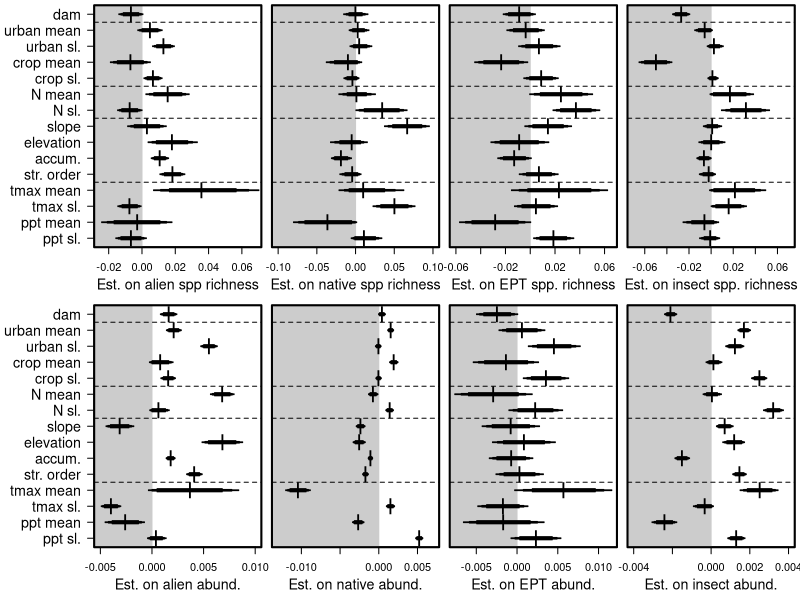

Write R code to recreate this figure.
##Set working directory
setwd("C:/Users/ewelti/Desktop/git/EuroAquaticMacroInverts/")

# attach data
#drivEst <- read.csv("outputs/Driver_metaanaly_Ests.csv")
drivEst <- read.csv("outputs/Driver_horseshoe_metaanaly_Ests.csv")
head(drivEst)
unique(drivEst$Response)

options(scipen=999)

##save plot
#tiff(filename = "plots/drivers/Drivers_subs.tiff", width = 14, height = 9, units = 'in', res = 600, compression = 'lzw')
tiff(filename = "plots/drivers/Drivers_horseshoe_subs.tiff", width = 12, height = 9, units = 'in', res = 600, compression = 'lzw')

##layout
layout(mat = matrix(c(1:10), 
                        nrow = 2, 
                        ncol = 5),
       heights = c(2,2,2,2,2,2,2,2,2,2),
       widths = c(1,2,2,2,2,1,2,2,2,2))
#layout.show(10)

par(mar=c(4,0.4,0.4,0.4))
#empty plot for where the labels will go
plot(0, xaxt = 'n', yaxt = 'n', bty = 'n', pch = '', ylab = '', xlab = '')
plot(0, xaxt = 'n', yaxt = 'n', bty = 'n', pch = '', ylab = '', xlab = '')
#####################Sub metrics ##############################
#### alien_SppRich #####
sub <- subset(drivEst, Response == "alien_SppRich")
est <- sub$Estimate[2:16]
yy <- c(1,3,2,4,5,6,7,8,9,10,14,12,11,13,15)
plot(yy ~ est, ylab="",xlab="", yaxt="n", las=1, type="n",xlim=c(-0.025,0.068), cex=2)
axis(2, at=yy, labels=c("ppt sl.", "tmax sl.", "ppt mean", "tmax mean", "str. order",
    "accum.", "elevation", "slope", "N sl.", "N mean", "urban mean", "crop mean", "crop sl.",
    "urban sl.", "dam"), las=1,cex.axis=1.3)
title(xlab="Est. on alien spp richness", line=2.4,cex.lab=1.3)
polygon(x=c(-100,-100,0,0),
        y=c(-4,22,22,-4), col = "grey80", border = "grey80")
box(lwd=2)
points(yy ~ est, pch="l",cex=2)
yyy1=c(0.975,1.025,1.025,0.975)
yyy2=c(0.95,1.05,1.05,0.95)
yyy3=c(0.9,1.1,1.1,0.9)
polygon(x=c(sub$Q2.5[2], sub$Q2.5[2], sub$Q97.5[2], sub$Q97.5[2]),y=yyy1, col = 1, border = 1,lwd = 1)
polygon(x=c(sub$Q5[2], sub$Q5[2], sub$Q95[2], sub$Q95[2]),y=yyy2, col = 1, border = 1,lwd = 1)
polygon(x=c(sub$Q10[2], sub$Q10[2], sub$Q90[2], sub$Q90[2]),y=yyy3, col = 1, border = 1,lwd = 1)
polygon(x=c(sub$Q2.5[4], sub$Q2.5[4], sub$Q97.5[4], sub$Q97.5[4]),y=(yyy1+1), col = 1, border = 1,lwd = 1)
polygon(x=c(sub$Q5[4], sub$Q5[4], sub$Q95[4], sub$Q95[4]),y=(yyy2+1), col = 1, border = 1,lwd = 1)
polygon(x=c(sub$Q10[4], sub$Q10[4], sub$Q90[4], sub$Q90[4]),y=(yyy3+1), col = 1, border = 1,lwd = 1)
polygon(x=c(sub$Q2.5[3], sub$Q2.5[3], sub$Q97.5[3], sub$Q97.5[3]),y=(yyy1+2), col = 1, border = 1,lwd = 1)
polygon(x=c(sub$Q5[3], sub$Q5[3], sub$Q95[3], sub$Q95[3]),y=(yyy2+2), col = 1, border = 1,lwd = 1)
polygon(x=c(sub$Q10[3], sub$Q10[3], sub$Q90[3], sub$Q90[3]),y=(yyy3+2), col = 1, border = 1,lwd = 1)
polygon(x=c(sub$Q2.5[5], sub$Q2.5[5], sub$Q97.5[5], sub$Q97.5[5]),y=(yyy1+3), col = 1, border = 1,lwd = 1)
polygon(x=c(sub$Q5[5], sub$Q5[5], sub$Q95[5], sub$Q95[5]),y=(yyy2+3), col = 1, border = 1,lwd = 1)
polygon(x=c(sub$Q10[5], sub$Q10[5], sub$Q90[5], sub$Q90[5]),y=(yyy3+3), col = 1, border = 1,lwd = 1)
polygon(x=c(sub$Q2.5[6], sub$Q2.5[6], sub$Q97.5[6], sub$Q97.5[6]),y=(yyy1+4), col = 1, border = 1,lwd = 1)
polygon(x=c(sub$Q5[6], sub$Q5[6], sub$Q95[6], sub$Q95[6]),y=(yyy2+4), col = 1, border = 1,lwd = 1)
polygon(x=c(sub$Q10[6], sub$Q10[6], sub$Q90[6], sub$Q90[6]),y=(yyy3+4), col = 1, border = 1,lwd = 1)
polygon(x=c(sub$Q2.5[7], sub$Q2.5[7], sub$Q97.5[7], sub$Q97.5[7]),y=(yyy1+5), col = 1, border = 1,lwd = 1)
polygon(x=c(sub$Q5[7], sub$Q5[7], sub$Q95[7], sub$Q95[7]),y=(yyy2+5), col = 1, border = 1,lwd = 1)
polygon(x=c(sub$Q10[7], sub$Q10[7], sub$Q90[7], sub$Q90[7]),y=(yyy3+5), col = 1, border = 1,lwd = 1)
polygon(x=c(sub$Q2.5[8], sub$Q2.5[8], sub$Q97.5[8], sub$Q97.5[8]),y=(yyy1+6), col = 1, border = 1,lwd = 1)
polygon(x=c(sub$Q5[8], sub$Q5[8], sub$Q95[8], sub$Q95[8]),y=(yyy2+6), col = 1, border = 1,lwd = 1)
polygon(x=c(sub$Q10[8], sub$Q10[8], sub$Q90[8], sub$Q90[8]),y=(yyy3+6), col = 1, border = 1,lwd = 1)
polygon(x=c(sub$Q2.5[9], sub$Q2.5[9], sub$Q97.5[9], sub$Q97.5[9]),y=(yyy1+7), col = 1, border = 1,lwd = 1)
polygon(x=c(sub$Q5[9], sub$Q5[9], sub$Q95[9], sub$Q95[9]),y=(yyy2+7), col = 1, border = 1,lwd = 1)
polygon(x=c(sub$Q10[9], sub$Q10[9], sub$Q90[9], sub$Q90[9]),y=(yyy3+7), col = 1, border = 1,lwd = 1)
polygon(x=c(sub$Q2.5[10], sub$Q2.5[10], sub$Q97.5[10], sub$Q97.5[10]),y=(yyy1+8), col = 1, border = 1,lwd = 1)
polygon(x=c(sub$Q5[10], sub$Q5[10], sub$Q95[10], sub$Q95[10]),y=(yyy2+8), col = 1, border = 1,lwd = 1)
polygon(x=c(sub$Q10[10], sub$Q10[10], sub$Q90[10], sub$Q90[10]),y=(yyy3+8), col = 1, border = 1,lwd = 1)
polygon(x=c(sub$Q2.5[11], sub$Q2.5[11], sub$Q97.5[11], sub$Q97.5[11]),y=(yyy1+9), col = 1, border = 1,lwd = 1)
polygon(x=c(sub$Q5[11], sub$Q5[11], sub$Q95[11], sub$Q95[11]),y=(yyy2+9), col = 1, border = 1,lwd = 1)
polygon(x=c(sub$Q10[11], sub$Q10[11], sub$Q90[11], sub$Q90[11]),y=(yyy3+9), col = 1, border = 1,lwd = 1)
polygon(x=c(sub$Q2.5[14], sub$Q2.5[14], sub$Q97.5[14], sub$Q97.5[14]),y=(yyy1+10), col = 1, border = 1,lwd = 1)
polygon(x=c(sub$Q5[14], sub$Q5[14], sub$Q95[14], sub$Q95[14]),y=(yyy2+10), col = 1, border = 1,lwd = 1)
polygon(x=c(sub$Q10[14], sub$Q10[14], sub$Q90[14], sub$Q90[14]),y=(yyy3+10), col = 1, border = 1,lwd = 1)
polygon(x=c(sub$Q2.5[13], sub$Q2.5[13], sub$Q97.5[13], sub$Q97.5[13]),y=(yyy1+11), col = 1, border = 1,lwd = 1)
polygon(x=c(sub$Q5[13], sub$Q5[13], sub$Q95[13], sub$Q95[13]),y=(yyy2+11), col = 1, border = 1,lwd = 1)
polygon(x=c(sub$Q10[13], sub$Q10[13], sub$Q90[13], sub$Q90[13]),y=(yyy3+11), col = 1, border = 1,lwd = 1)
polygon(x=c(sub$Q2.5[15], sub$Q2.5[15], sub$Q97.5[15], sub$Q97.5[15]),y=(yyy1+12), col = 1, border = 1,lwd = 1)
polygon(x=c(sub$Q5[15], sub$Q5[15], sub$Q95[15], sub$Q95[15]),y=(yyy2+12), col = 1, border = 1,lwd = 1)
polygon(x=c(sub$Q10[15], sub$Q10[15], sub$Q90[15], sub$Q90[15]),y=(yyy3+12), col = 1, border = 1,lwd = 1)
polygon(x=c(sub$Q2.5[12], sub$Q2.5[12], sub$Q97.5[12], sub$Q97.5[12]),y=(yyy1+13), col = 1, border = 1,lwd = 1)
polygon(x=c(sub$Q5[12], sub$Q5[12], sub$Q95[12], sub$Q95[12]),y=(yyy2+13), col = 1, border = 1,lwd = 1)
polygon(x=c(sub$Q10[12], sub$Q10[12], sub$Q90[12], sub$Q90[12]),y=(yyy3+13), col = 1, border = 1,lwd = 1)
polygon(x=c(sub$Q2.5[16], sub$Q2.5[16], sub$Q97.5[16], sub$Q97.5[16]),y=(yyy1+14), col = 1, border = 1,lwd = 1)
polygon(x=c(sub$Q5[16], sub$Q5[16], sub$Q95[16], sub$Q95[16]),y=(yyy2+14), col = 1, border = 1,lwd = 1)
polygon(x=c(sub$Q10[16], sub$Q10[16], sub$Q90[16], sub$Q90[16]),y=(yyy3+14), col = 1, border = 1,lwd = 1)
abline(h=4.5,lty=2)
abline(h=8.5,lty=2)
abline(h=10.5,lty=2)
abline(h=14.5,lty=2)

#### alien_abund #####
sub <- subset(drivEst, Response == "alien_abund")
est <- sub$Estimate[2:16]
plot(yy ~ est, ylab="",xlab="", yaxt="n", las=1, type="n",xlim=c(-0.005,0.01), cex=2)
title(xlab="Est. on alien abund.", line=2.4,cex.lab=1.3)
axis(2, at=yy, labels=c("ppt sl.", "tmax sl.", "ppt mean", "tmax mean", "str. order",
    "accum.", "elevation", "slope", "N sl.", "N mean", "urban mean", "crop mean", "crop sl.",
    "urban sl.", "dam"), las=1,cex.axis=1.3)
polygon(x=c(-100,-100,0,0),
        y=c(-4,22,22,-4), col = "grey80", border = "grey80")
box(lwd=2)
points(yy ~ est, pch="l",cex=2)
polygon(x=c(sub$Q2.5[2], sub$Q2.5[2], sub$Q97.5[2], sub$Q97.5[2]),y=yyy1, col = 1, border = 1,lwd = 1)
polygon(x=c(sub$Q5[2], sub$Q5[2], sub$Q95[2], sub$Q95[2]),y=yyy2, col = 1, border = 1,lwd = 1)
polygon(x=c(sub$Q10[2], sub$Q10[2], sub$Q90[2], sub$Q90[2]),y=yyy3, col = 1, border = 1,lwd = 1)
polygon(x=c(sub$Q2.5[4], sub$Q2.5[4], sub$Q97.5[4], sub$Q97.5[4]),y=(yyy1+1), col = 1, border = 1,lwd = 1)
polygon(x=c(sub$Q5[4], sub$Q5[4], sub$Q95[4], sub$Q95[4]),y=(yyy2+1), col = 1, border = 1,lwd = 1)
polygon(x=c(sub$Q10[4], sub$Q10[4], sub$Q90[4], sub$Q90[4]),y=(yyy3+1), col = 1, border = 1,lwd = 1)
polygon(x=c(sub$Q2.5[3], sub$Q2.5[3], sub$Q97.5[3], sub$Q97.5[3]),y=(yyy1+2), col = 1, border = 1,lwd = 1)
polygon(x=c(sub$Q5[3], sub$Q5[3], sub$Q95[3], sub$Q95[3]),y=(yyy2+2), col = 1, border = 1,lwd = 1)
polygon(x=c(sub$Q10[3], sub$Q10[3], sub$Q90[3], sub$Q90[3]),y=(yyy3+2), col = 1, border = 1,lwd = 1)
polygon(x=c(sub$Q2.5[5], sub$Q2.5[5], sub$Q97.5[5], sub$Q97.5[5]),y=(yyy1+3), col = 1, border = 1,lwd = 1)
polygon(x=c(sub$Q5[5], sub$Q5[5], sub$Q95[5], sub$Q95[5]),y=(yyy2+3), col = 1, border = 1,lwd = 1)
polygon(x=c(sub$Q10[5], sub$Q10[5], sub$Q90[5], sub$Q90[5]),y=(yyy3+3), col = 1, border = 1,lwd = 1)
polygon(x=c(sub$Q2.5[6], sub$Q2.5[6], sub$Q97.5[6], sub$Q97.5[6]),y=(yyy1+4), col = 1, border = 1,lwd = 1)
polygon(x=c(sub$Q5[6], sub$Q5[6], sub$Q95[6], sub$Q95[6]),y=(yyy2+4), col = 1, border = 1,lwd = 1)
polygon(x=c(sub$Q10[6], sub$Q10[6], sub$Q90[6], sub$Q90[6]),y=(yyy3+4), col = 1, border = 1,lwd = 1)
polygon(x=c(sub$Q2.5[7], sub$Q2.5[7], sub$Q97.5[7], sub$Q97.5[7]),y=(yyy1+5), col = 1, border = 1,lwd = 1)
polygon(x=c(sub$Q5[7], sub$Q5[7], sub$Q95[7], sub$Q95[7]),y=(yyy2+5), col = 1, border = 1,lwd = 1)
polygon(x=c(sub$Q10[7], sub$Q10[7], sub$Q90[7], sub$Q90[7]),y=(yyy3+5), col = 1, border = 1,lwd = 1)
polygon(x=c(sub$Q2.5[8], sub$Q2.5[8], sub$Q97.5[8], sub$Q97.5[8]),y=(yyy1+6), col = 1, border = 1,lwd = 1)
polygon(x=c(sub$Q5[8], sub$Q5[8], sub$Q95[8], sub$Q95[8]),y=(yyy2+6), col = 1, border = 1,lwd = 1)
polygon(x=c(sub$Q10[8], sub$Q10[8], sub$Q90[8], sub$Q90[8]),y=(yyy3+6), col = 1, border = 1,lwd = 1)
polygon(x=c(sub$Q2.5[9], sub$Q2.5[9], sub$Q97.5[9], sub$Q97.5[9]),y=(yyy1+7), col = 1, border = 1,lwd = 1)
polygon(x=c(sub$Q5[9], sub$Q5[9], sub$Q95[9], sub$Q95[9]),y=(yyy2+7), col = 1, border = 1,lwd = 1)
polygon(x=c(sub$Q10[9], sub$Q10[9], sub$Q90[9], sub$Q90[9]),y=(yyy3+7), col = 1, border = 1,lwd = 1)
polygon(x=c(sub$Q2.5[10], sub$Q2.5[10], sub$Q97.5[10], sub$Q97.5[10]),y=(yyy1+8), col = 1, border = 1,lwd = 1)
polygon(x=c(sub$Q5[10], sub$Q5[10], sub$Q95[10], sub$Q95[10]),y=(yyy2+8), col = 1, border = 1,lwd = 1)
polygon(x=c(sub$Q10[10], sub$Q10[10], sub$Q90[10], sub$Q90[10]),y=(yyy3+8), col = 1, border = 1,lwd = 1)
polygon(x=c(sub$Q2.5[11], sub$Q2.5[11], sub$Q97.5[11], sub$Q97.5[11]),y=(yyy1+9), col = 1, border = 1,lwd = 1)
polygon(x=c(sub$Q5[11], sub$Q5[11], sub$Q95[11], sub$Q95[11]),y=(yyy2+9), col = 1, border = 1,lwd = 1)
polygon(x=c(sub$Q10[11], sub$Q10[11], sub$Q90[11], sub$Q90[11]),y=(yyy3+9), col = 1, border = 1,lwd = 1)
polygon(x=c(sub$Q2.5[14], sub$Q2.5[14], sub$Q97.5[14], sub$Q97.5[14]),y=(yyy1+10), col = 1, border = 1,lwd = 1)
polygon(x=c(sub$Q5[14], sub$Q5[14], sub$Q95[14], sub$Q95[14]),y=(yyy2+10), col = 1, border = 1,lwd = 1)
polygon(x=c(sub$Q10[14], sub$Q10[14], sub$Q90[14], sub$Q90[14]),y=(yyy3+10), col = 1, border = 1,lwd = 1)
polygon(x=c(sub$Q2.5[13], sub$Q2.5[13], sub$Q97.5[13], sub$Q97.5[13]),y=(yyy1+11), col = 1, border = 1,lwd = 1)
polygon(x=c(sub$Q5[13], sub$Q5[13], sub$Q95[13], sub$Q95[13]),y=(yyy2+11), col = 1, border = 1,lwd = 1)
polygon(x=c(sub$Q10[13], sub$Q10[13], sub$Q90[13], sub$Q90[13]),y=(yyy3+11), col = 1, border = 1,lwd = 1)
polygon(x=c(sub$Q2.5[15], sub$Q2.5[15], sub$Q97.5[15], sub$Q97.5[15]),y=(yyy1+12), col = 1, border = 1,lwd = 1)
polygon(x=c(sub$Q5[15], sub$Q5[15], sub$Q95[15], sub$Q95[15]),y=(yyy2+12), col = 1, border = 1,lwd = 1)
polygon(x=c(sub$Q10[15], sub$Q10[15], sub$Q90[15], sub$Q90[15]),y=(yyy3+12), col = 1, border = 1,lwd = 1)
polygon(x=c(sub$Q2.5[12], sub$Q2.5[12], sub$Q97.5[12], sub$Q97.5[12]),y=(yyy1+13), col = 1, border = 1,lwd = 1)
polygon(x=c(sub$Q5[12], sub$Q5[12], sub$Q95[12], sub$Q95[12]),y=(yyy2+13), col = 1, border = 1,lwd = 1)
polygon(x=c(sub$Q10[12], sub$Q10[12], sub$Q90[12], sub$Q90[12]),y=(yyy3+13), col = 1, border = 1,lwd = 1)
polygon(x=c(sub$Q2.5[16], sub$Q2.5[16], sub$Q97.5[16], sub$Q97.5[16]),y=(yyy1+14), col = 1, border = 1,lwd = 1)
polygon(x=c(sub$Q5[16], sub$Q5[16], sub$Q95[16], sub$Q95[16]),y=(yyy2+14), col = 1, border = 1,lwd = 1)
polygon(x=c(sub$Q10[16], sub$Q10[16], sub$Q90[16], sub$Q90[16]),y=(yyy3+14), col = 1, border = 1,lwd = 1)
abline(h=4.5,lty=2)
abline(h=8.5,lty=2)
abline(h=10.5,lty=2)
abline(h=14.5,lty=2)

#### native_SppRich #####
sub <- subset(drivEst, Response == "native_SppRich")
est <- sub$Estimate[2:16]
plot(yy ~ est, ylab="",xlab="", yaxt="n", las=1, type="n",xlim=c(-0.1,0.1), cex=2)
title(xlab="Est. on native spp richness", line=2.4,cex.lab=1.3)
polygon(x=c(-100,-100,0,0),
        y=c(-4,22,22,-4), col = "grey80", border = "grey80")
box(lwd=2)
points(yy ~ est, pch="l",cex=2)
polygon(x=c(sub$Q2.5[2], sub$Q2.5[2], sub$Q97.5[2], sub$Q97.5[2]),y=yyy1, col = 1, border = 1,lwd = 1)
polygon(x=c(sub$Q5[2], sub$Q5[2], sub$Q95[2], sub$Q95[2]),y=yyy2, col = 1, border = 1,lwd = 1)
polygon(x=c(sub$Q10[2], sub$Q10[2], sub$Q90[2], sub$Q90[2]),y=yyy3, col = 1, border = 1,lwd = 1)
polygon(x=c(sub$Q2.5[4], sub$Q2.5[4], sub$Q97.5[4], sub$Q97.5[4]),y=(yyy1+1), col = 1, border = 1,lwd = 1)
polygon(x=c(sub$Q5[4], sub$Q5[4], sub$Q95[4], sub$Q95[4]),y=(yyy2+1), col = 1, border = 1,lwd = 1)
polygon(x=c(sub$Q10[4], sub$Q10[4], sub$Q90[4], sub$Q90[4]),y=(yyy3+1), col = 1, border = 1,lwd = 1)
polygon(x=c(sub$Q2.5[3], sub$Q2.5[3], sub$Q97.5[3], sub$Q97.5[3]),y=(yyy1+2), col = 1, border = 1,lwd = 1)
polygon(x=c(sub$Q5[3], sub$Q5[3], sub$Q95[3], sub$Q95[3]),y=(yyy2+2), col = 1, border = 1,lwd = 1)
polygon(x=c(sub$Q10[3], sub$Q10[3], sub$Q90[3], sub$Q90[3]),y=(yyy3+2), col = 1, border = 1,lwd = 1)
polygon(x=c(sub$Q2.5[5], sub$Q2.5[5], sub$Q97.5[5], sub$Q97.5[5]),y=(yyy1+3), col = 1, border = 1,lwd = 1)
polygon(x=c(sub$Q5[5], sub$Q5[5], sub$Q95[5], sub$Q95[5]),y=(yyy2+3), col = 1, border = 1,lwd = 1)
polygon(x=c(sub$Q10[5], sub$Q10[5], sub$Q90[5], sub$Q90[5]),y=(yyy3+3), col = 1, border = 1,lwd = 1)
polygon(x=c(sub$Q2.5[6], sub$Q2.5[6], sub$Q97.5[6], sub$Q97.5[6]),y=(yyy1+4), col = 1, border = 1,lwd = 1)
polygon(x=c(sub$Q5[6], sub$Q5[6], sub$Q95[6], sub$Q95[6]),y=(yyy2+4), col = 1, border = 1,lwd = 1)
polygon(x=c(sub$Q10[6], sub$Q10[6], sub$Q90[6], sub$Q90[6]),y=(yyy3+4), col = 1, border = 1,lwd = 1)
polygon(x=c(sub$Q2.5[7], sub$Q2.5[7], sub$Q97.5[7], sub$Q97.5[7]),y=(yyy1+5), col = 1, border = 1,lwd = 1)
polygon(x=c(sub$Q5[7], sub$Q5[7], sub$Q95[7], sub$Q95[7]),y=(yyy2+5), col = 1, border = 1,lwd = 1)
polygon(x=c(sub$Q10[7], sub$Q10[7], sub$Q90[7], sub$Q90[7]),y=(yyy3+5), col = 1, border = 1,lwd = 1)
polygon(x=c(sub$Q2.5[8], sub$Q2.5[8], sub$Q97.5[8], sub$Q97.5[8]),y=(yyy1+6), col = 1, border = 1,lwd = 1)
polygon(x=c(sub$Q5[8], sub$Q5[8], sub$Q95[8], sub$Q95[8]),y=(yyy2+6), col = 1, border = 1,lwd = 1)
polygon(x=c(sub$Q10[8], sub$Q10[8], sub$Q90[8], sub$Q90[8]),y=(yyy3+6), col = 1, border = 1,lwd = 1)
polygon(x=c(sub$Q2.5[9], sub$Q2.5[9], sub$Q97.5[9], sub$Q97.5[9]),y=(yyy1+7), col = 1, border = 1,lwd = 1)
polygon(x=c(sub$Q5[9], sub$Q5[9], sub$Q95[9], sub$Q95[9]),y=(yyy2+7), col = 1, border = 1,lwd = 1)
polygon(x=c(sub$Q10[9], sub$Q10[9], sub$Q90[9], sub$Q90[9]),y=(yyy3+7), col = 1, border = 1,lwd = 1)
polygon(x=c(sub$Q2.5[10], sub$Q2.5[10], sub$Q97.5[10], sub$Q97.5[10]),y=(yyy1+8), col = 1, border = 1,lwd = 1)
polygon(x=c(sub$Q5[10], sub$Q5[10], sub$Q95[10], sub$Q95[10]),y=(yyy2+8), col = 1, border = 1,lwd = 1)
polygon(x=c(sub$Q10[10], sub$Q10[10], sub$Q90[10], sub$Q90[10]),y=(yyy3+8), col = 1, border = 1,lwd = 1)
polygon(x=c(sub$Q2.5[11], sub$Q2.5[11], sub$Q97.5[11], sub$Q97.5[11]),y=(yyy1+9), col = 1, border = 1,lwd = 1)
polygon(x=c(sub$Q5[11], sub$Q5[11], sub$Q95[11], sub$Q95[11]),y=(yyy2+9), col = 1, border = 1,lwd = 1)
polygon(x=c(sub$Q10[11], sub$Q10[11], sub$Q90[11], sub$Q90[11]),y=(yyy3+9), col = 1, border = 1,lwd = 1)
polygon(x=c(sub$Q2.5[14], sub$Q2.5[14], sub$Q97.5[14], sub$Q97.5[14]),y=(yyy1+10), col = 1, border = 1,lwd = 1)
polygon(x=c(sub$Q5[14], sub$Q5[14], sub$Q95[14], sub$Q95[14]),y=(yyy2+10), col = 1, border = 1,lwd = 1)
polygon(x=c(sub$Q10[14], sub$Q10[14], sub$Q90[14], sub$Q90[14]),y=(yyy3+10), col = 1, border = 1,lwd = 1)
polygon(x=c(sub$Q2.5[13], sub$Q2.5[13], sub$Q97.5[13], sub$Q97.5[13]),y=(yyy1+11), col = 1, border = 1,lwd = 1)
polygon(x=c(sub$Q5[13], sub$Q5[13], sub$Q95[13], sub$Q95[13]),y=(yyy2+11), col = 1, border = 1,lwd = 1)
polygon(x=c(sub$Q10[13], sub$Q10[13], sub$Q90[13], sub$Q90[13]),y=(yyy3+11), col = 1, border = 1,lwd = 1)
polygon(x=c(sub$Q2.5[15], sub$Q2.5[15], sub$Q97.5[15], sub$Q97.5[15]),y=(yyy1+12), col = 1, border = 1,lwd = 1)
polygon(x=c(sub$Q5[15], sub$Q5[15], sub$Q95[15], sub$Q95[15]),y=(yyy2+12), col = 1, border = 1,lwd = 1)
polygon(x=c(sub$Q10[15], sub$Q10[15], sub$Q90[15], sub$Q90[15]),y=(yyy3+12), col = 1, border = 1,lwd = 1)
polygon(x=c(sub$Q2.5[12], sub$Q2.5[12], sub$Q97.5[12], sub$Q97.5[12]),y=(yyy1+13), col = 1, border = 1,lwd = 1)
polygon(x=c(sub$Q5[12], sub$Q5[12], sub$Q95[12], sub$Q95[12]),y=(yyy2+13), col = 1, border = 1,lwd = 1)
polygon(x=c(sub$Q10[12], sub$Q10[12], sub$Q90[12], sub$Q90[12]),y=(yyy3+13), col = 1, border = 1,lwd = 1)
polygon(x=c(sub$Q2.5[16], sub$Q2.5[16], sub$Q97.5[16], sub$Q97.5[16]),y=(yyy1+14), col = 1, border = 1,lwd = 1)
polygon(x=c(sub$Q5[16], sub$Q5[16], sub$Q95[16], sub$Q95[16]),y=(yyy2+14), col = 1, border = 1,lwd = 1)
polygon(x=c(sub$Q10[16], sub$Q10[16], sub$Q90[16], sub$Q90[16]),y=(yyy3+14), col = 1, border = 1,lwd = 1)
abline(h=4.5,lty=2)
abline(h=8.5,lty=2)
abline(h=10.5,lty=2)
abline(h=14.5,lty=2)

#### native_abund #####
sub <- subset(drivEst, Response == "native_abund")
est <- sub$Estimate[2:16]
plot(yy ~ est, ylab="",xlab="", yaxt="n", las=1, type="n",xlim=c(-0.013,0.007), cex=2)
title(xlab="Est. on native abund.", line=2.4,cex.lab=1.3)
polygon(x=c(-100,-100,0,0),
        y=c(-4,22,22,-4), col = "grey80", border = "grey80")
box(lwd=2)
points(yy ~ est, pch="l",cex=2)
polygon(x=c(sub$Q2.5[2], sub$Q2.5[2], sub$Q97.5[2], sub$Q97.5[2]),y=yyy1, col = 1, border = 1,lwd = 1)
polygon(x=c(sub$Q5[2], sub$Q5[2], sub$Q95[2], sub$Q95[2]),y=yyy2, col = 1, border = 1,lwd = 1)
polygon(x=c(sub$Q10[2], sub$Q10[2], sub$Q90[2], sub$Q90[2]),y=yyy3, col = 1, border = 1,lwd = 1)
polygon(x=c(sub$Q2.5[4], sub$Q2.5[4], sub$Q97.5[4], sub$Q97.5[4]),y=(yyy1+1), col = 1, border = 1,lwd = 1)
polygon(x=c(sub$Q5[4], sub$Q5[4], sub$Q95[4], sub$Q95[4]),y=(yyy2+1), col = 1, border = 1,lwd = 1)
polygon(x=c(sub$Q10[4], sub$Q10[4], sub$Q90[4], sub$Q90[4]),y=(yyy3+1), col = 1, border = 1,lwd = 1)
polygon(x=c(sub$Q2.5[3], sub$Q2.5[3], sub$Q97.5[3], sub$Q97.5[3]),y=(yyy1+2), col = 1, border = 1,lwd = 1)
polygon(x=c(sub$Q5[3], sub$Q5[3], sub$Q95[3], sub$Q95[3]),y=(yyy2+2), col = 1, border = 1,lwd = 1)
polygon(x=c(sub$Q10[3], sub$Q10[3], sub$Q90[3], sub$Q90[3]),y=(yyy3+2), col = 1, border = 1,lwd = 1)
polygon(x=c(sub$Q2.5[5], sub$Q2.5[5], sub$Q97.5[5], sub$Q97.5[5]),y=(yyy1+3), col = 1, border = 1,lwd = 1)
polygon(x=c(sub$Q5[5], sub$Q5[5], sub$Q95[5], sub$Q95[5]),y=(yyy2+3), col = 1, border = 1,lwd = 1)
polygon(x=c(sub$Q10[5], sub$Q10[5], sub$Q90[5], sub$Q90[5]),y=(yyy3+3), col = 1, border = 1,lwd = 1)
polygon(x=c(sub$Q2.5[6], sub$Q2.5[6], sub$Q97.5[6], sub$Q97.5[6]),y=(yyy1+4), col = 1, border = 1,lwd = 1)
polygon(x=c(sub$Q5[6], sub$Q5[6], sub$Q95[6], sub$Q95[6]),y=(yyy2+4), col = 1, border = 1,lwd = 1)
polygon(x=c(sub$Q10[6], sub$Q10[6], sub$Q90[6], sub$Q90[6]),y=(yyy3+4), col = 1, border = 1,lwd = 1)
polygon(x=c(sub$Q2.5[7], sub$Q2.5[7], sub$Q97.5[7], sub$Q97.5[7]),y=(yyy1+5), col = 1, border = 1,lwd = 1)
polygon(x=c(sub$Q5[7], sub$Q5[7], sub$Q95[7], sub$Q95[7]),y=(yyy2+5), col = 1, border = 1,lwd = 1)
polygon(x=c(sub$Q10[7], sub$Q10[7], sub$Q90[7], sub$Q90[7]),y=(yyy3+5), col = 1, border = 1,lwd = 1)
polygon(x=c(sub$Q2.5[8], sub$Q2.5[8], sub$Q97.5[8], sub$Q97.5[8]),y=(yyy1+6), col = 1, border = 1,lwd = 1)
polygon(x=c(sub$Q5[8], sub$Q5[8], sub$Q95[8], sub$Q95[8]),y=(yyy2+6), col = 1, border = 1,lwd = 1)
polygon(x=c(sub$Q10[8], sub$Q10[8], sub$Q90[8], sub$Q90[8]),y=(yyy3+6), col = 1, border = 1,lwd = 1)
polygon(x=c(sub$Q2.5[9], sub$Q2.5[9], sub$Q97.5[9], sub$Q97.5[9]),y=(yyy1+7), col = 1, border = 1,lwd = 1)
polygon(x=c(sub$Q5[9], sub$Q5[9], sub$Q95[9], sub$Q95[9]),y=(yyy2+7), col = 1, border = 1,lwd = 1)
polygon(x=c(sub$Q10[9], sub$Q10[9], sub$Q90[9], sub$Q90[9]),y=(yyy3+7), col = 1, border = 1,lwd = 1)
polygon(x=c(sub$Q2.5[10], sub$Q2.5[10], sub$Q97.5[10], sub$Q97.5[10]),y=(yyy1+8), col = 1, border = 1,lwd = 1)
polygon(x=c(sub$Q5[10], sub$Q5[10], sub$Q95[10], sub$Q95[10]),y=(yyy2+8), col = 1, border = 1,lwd = 1)
polygon(x=c(sub$Q10[10], sub$Q10[10], sub$Q90[10], sub$Q90[10]),y=(yyy3+8), col = 1, border = 1,lwd = 1)
polygon(x=c(sub$Q2.5[11], sub$Q2.5[11], sub$Q97.5[11], sub$Q97.5[11]),y=(yyy1+9), col = 1, border = 1,lwd = 1)
polygon(x=c(sub$Q5[11], sub$Q5[11], sub$Q95[11], sub$Q95[11]),y=(yyy2+9), col = 1, border = 1,lwd = 1)
polygon(x=c(sub$Q10[11], sub$Q10[11], sub$Q90[11], sub$Q90[11]),y=(yyy3+9), col = 1, border = 1,lwd = 1)
polygon(x=c(sub$Q2.5[14], sub$Q2.5[14], sub$Q97.5[14], sub$Q97.5[14]),y=(yyy1+10), col = 1, border = 1,lwd = 1)
polygon(x=c(sub$Q5[14], sub$Q5[14], sub$Q95[14], sub$Q95[14]),y=(yyy2+10), col = 1, border = 1,lwd = 1)
polygon(x=c(sub$Q10[14], sub$Q10[14], sub$Q90[14], sub$Q90[14]),y=(yyy3+10), col = 1, border = 1,lwd = 1)
polygon(x=c(sub$Q2.5[13], sub$Q2.5[13], sub$Q97.5[13], sub$Q97.5[13]),y=(yyy1+11), col = 1, border = 1,lwd = 1)
polygon(x=c(sub$Q5[13], sub$Q5[13], sub$Q95[13], sub$Q95[13]),y=(yyy2+11), col = 1, border = 1,lwd = 1)
polygon(x=c(sub$Q10[13], sub$Q10[13], sub$Q90[13], sub$Q90[13]),y=(yyy3+11), col = 1, border = 1,lwd = 1)
polygon(x=c(sub$Q2.5[15], sub$Q2.5[15], sub$Q97.5[15], sub$Q97.5[15]),y=(yyy1+12), col = 1, border = 1,lwd = 1)
polygon(x=c(sub$Q5[15], sub$Q5[15], sub$Q95[15], sub$Q95[15]),y=(yyy2+12), col = 1, border = 1,lwd = 1)
polygon(x=c(sub$Q10[15], sub$Q10[15], sub$Q90[15], sub$Q90[15]),y=(yyy3+12), col = 1, border = 1,lwd = 1)
polygon(x=c(sub$Q2.5[12], sub$Q2.5[12], sub$Q97.5[12], sub$Q97.5[12]),y=(yyy1+13), col = 1, border = 1,lwd = 1)
polygon(x=c(sub$Q5[12], sub$Q5[12], sub$Q95[12], sub$Q95[12]),y=(yyy2+13), col = 1, border = 1,lwd = 1)
polygon(x=c(sub$Q10[12], sub$Q10[12], sub$Q90[12], sub$Q90[12]),y=(yyy3+13), col = 1, border = 1,lwd = 1)
polygon(x=c(sub$Q2.5[16], sub$Q2.5[16], sub$Q97.5[16], sub$Q97.5[16]),y=(yyy1+14), col = 1, border = 1,lwd = 1)
polygon(x=c(sub$Q5[16], sub$Q5[16], sub$Q95[16], sub$Q95[16]),y=(yyy2+14), col = 1, border = 1,lwd = 1)
polygon(x=c(sub$Q10[16], sub$Q10[16], sub$Q90[16], sub$Q90[16]),y=(yyy3+14), col = 1, border = 1,lwd = 1)
abline(h=4.5,lty=2)
abline(h=8.5,lty=2)
abline(h=10.5,lty=2)
abline(h=14.5,lty=2)

#### EPT_SppRich #####
sub <- subset(drivEst, Response == "EPT_SppRich")
est <- sub$Estimate[2:16]
plot(yy ~ est, ylab="",xlab="", yaxt="n", las=1, type="n",xlim=c(-0.06,0.065), cex=2)
title(xlab="Est. on EPT spp. richness", line=2.4,cex.lab=1.3)
polygon(x=c(-100,-100,0,0),
        y=c(-4,22,22,-4), col = "grey80", border = "grey80")
box(lwd=2)
points(yy ~ est, pch="l",cex=2)
polygon(x=c(sub$Q2.5[2], sub$Q2.5[2], sub$Q97.5[2], sub$Q97.5[2]),y=yyy1, col = 1, border = 1,lwd = 1)
polygon(x=c(sub$Q5[2], sub$Q5[2], sub$Q95[2], sub$Q95[2]),y=yyy2, col = 1, border = 1,lwd = 1)
polygon(x=c(sub$Q10[2], sub$Q10[2], sub$Q90[2], sub$Q90[2]),y=yyy3, col = 1, border = 1,lwd = 1)
polygon(x=c(sub$Q2.5[4], sub$Q2.5[4], sub$Q97.5[4], sub$Q97.5[4]),y=(yyy1+1), col = 1, border = 1,lwd = 1)
polygon(x=c(sub$Q5[4], sub$Q5[4], sub$Q95[4], sub$Q95[4]),y=(yyy2+1), col = 1, border = 1,lwd = 1)
polygon(x=c(sub$Q10[4], sub$Q10[4], sub$Q90[4], sub$Q90[4]),y=(yyy3+1), col = 1, border = 1,lwd = 1)
polygon(x=c(sub$Q2.5[3], sub$Q2.5[3], sub$Q97.5[3], sub$Q97.5[3]),y=(yyy1+2), col = 1, border = 1,lwd = 1)
polygon(x=c(sub$Q5[3], sub$Q5[3], sub$Q95[3], sub$Q95[3]),y=(yyy2+2), col = 1, border = 1,lwd = 1)
polygon(x=c(sub$Q10[3], sub$Q10[3], sub$Q90[3], sub$Q90[3]),y=(yyy3+2), col = 1, border = 1,lwd = 1)
polygon(x=c(sub$Q2.5[5], sub$Q2.5[5], sub$Q97.5[5], sub$Q97.5[5]),y=(yyy1+3), col = 1, border = 1,lwd = 1)
polygon(x=c(sub$Q5[5], sub$Q5[5], sub$Q95[5], sub$Q95[5]),y=(yyy2+3), col = 1, border = 1,lwd = 1)
polygon(x=c(sub$Q10[5], sub$Q10[5], sub$Q90[5], sub$Q90[5]),y=(yyy3+3), col = 1, border = 1,lwd = 1)
polygon(x=c(sub$Q2.5[6], sub$Q2.5[6], sub$Q97.5[6], sub$Q97.5[6]),y=(yyy1+4), col = 1, border = 1,lwd = 1)
polygon(x=c(sub$Q5[6], sub$Q5[6], sub$Q95[6], sub$Q95[6]),y=(yyy2+4), col = 1, border = 1,lwd = 1)
polygon(x=c(sub$Q10[6], sub$Q10[6], sub$Q90[6], sub$Q90[6]),y=(yyy3+4), col = 1, border = 1,lwd = 1)
polygon(x=c(sub$Q2.5[7], sub$Q2.5[7], sub$Q97.5[7], sub$Q97.5[7]),y=(yyy1+5), col = 1, border = 1,lwd = 1)
polygon(x=c(sub$Q5[7], sub$Q5[7], sub$Q95[7], sub$Q95[7]),y=(yyy2+5), col = 1, border = 1,lwd = 1)
polygon(x=c(sub$Q10[7], sub$Q10[7], sub$Q90[7], sub$Q90[7]),y=(yyy3+5), col = 1, border = 1,lwd = 1)
polygon(x=c(sub$Q2.5[8], sub$Q2.5[8], sub$Q97.5[8], sub$Q97.5[8]),y=(yyy1+6), col = 1, border = 1,lwd = 1)
polygon(x=c(sub$Q5[8], sub$Q5[8], sub$Q95[8], sub$Q95[8]),y=(yyy2+6), col = 1, border = 1,lwd = 1)
polygon(x=c(sub$Q10[8], sub$Q10[8], sub$Q90[8], sub$Q90[8]),y=(yyy3+6), col = 1, border = 1,lwd = 1)
polygon(x=c(sub$Q2.5[9], sub$Q2.5[9], sub$Q97.5[9], sub$Q97.5[9]),y=(yyy1+7), col = 1, border = 1,lwd = 1)
polygon(x=c(sub$Q5[9], sub$Q5[9], sub$Q95[9], sub$Q95[9]),y=(yyy2+7), col = 1, border = 1,lwd = 1)
polygon(x=c(sub$Q10[9], sub$Q10[9], sub$Q90[9], sub$Q90[9]),y=(yyy3+7), col = 1, border = 1,lwd = 1)
polygon(x=c(sub$Q2.5[10], sub$Q2.5[10], sub$Q97.5[10], sub$Q97.5[10]),y=(yyy1+8), col = 1, border = 1,lwd = 1)
polygon(x=c(sub$Q5[10], sub$Q5[10], sub$Q95[10], sub$Q95[10]),y=(yyy2+8), col = 1, border = 1,lwd = 1)
polygon(x=c(sub$Q10[10], sub$Q10[10], sub$Q90[10], sub$Q90[10]),y=(yyy3+8), col = 1, border = 1,lwd = 1)
polygon(x=c(sub$Q2.5[11], sub$Q2.5[11], sub$Q97.5[11], sub$Q97.5[11]),y=(yyy1+9), col = 1, border = 1,lwd = 1)
polygon(x=c(sub$Q5[11], sub$Q5[11], sub$Q95[11], sub$Q95[11]),y=(yyy2+9), col = 1, border = 1,lwd = 1)
polygon(x=c(sub$Q10[11], sub$Q10[11], sub$Q90[11], sub$Q90[11]),y=(yyy3+9), col = 1, border = 1,lwd = 1)
polygon(x=c(sub$Q2.5[14], sub$Q2.5[14], sub$Q97.5[14], sub$Q97.5[14]),y=(yyy1+10), col = 1, border = 1,lwd = 1)
polygon(x=c(sub$Q5[14], sub$Q5[14], sub$Q95[14], sub$Q95[14]),y=(yyy2+10), col = 1, border = 1,lwd = 1)
polygon(x=c(sub$Q10[14], sub$Q10[14], sub$Q90[14], sub$Q90[14]),y=(yyy3+10), col = 1, border = 1,lwd = 1)
polygon(x=c(sub$Q2.5[13], sub$Q2.5[13], sub$Q97.5[13], sub$Q97.5[13]),y=(yyy1+11), col = 1, border = 1,lwd = 1)
polygon(x=c(sub$Q5[13], sub$Q5[13], sub$Q95[13], sub$Q95[13]),y=(yyy2+11), col = 1, border = 1,lwd = 1)
polygon(x=c(sub$Q10[13], sub$Q10[13], sub$Q90[13], sub$Q90[13]),y=(yyy3+11), col = 1, border = 1,lwd = 1)
polygon(x=c(sub$Q2.5[15], sub$Q2.5[15], sub$Q97.5[15], sub$Q97.5[15]),y=(yyy1+12), col = 1, border = 1,lwd = 1)
polygon(x=c(sub$Q5[15], sub$Q5[15], sub$Q95[15], sub$Q95[15]),y=(yyy2+12), col = 1, border = 1,lwd = 1)
polygon(x=c(sub$Q10[15], sub$Q10[15], sub$Q90[15], sub$Q90[15]),y=(yyy3+12), col = 1, border = 1,lwd = 1)
polygon(x=c(sub$Q2.5[12], sub$Q2.5[12], sub$Q97.5[12], sub$Q97.5[12]),y=(yyy1+13), col = 1, border = 1,lwd = 1)
polygon(x=c(sub$Q5[12], sub$Q5[12], sub$Q95[12], sub$Q95[12]),y=(yyy2+13), col = 1, border = 1,lwd = 1)
polygon(x=c(sub$Q10[12], sub$Q10[12], sub$Q90[12], sub$Q90[12]),y=(yyy3+13), col = 1, border = 1,lwd = 1)
polygon(x=c(sub$Q2.5[16], sub$Q2.5[16], sub$Q97.5[16], sub$Q97.5[16]),y=(yyy1+14), col = 1, border = 1,lwd = 1)
polygon(x=c(sub$Q5[16], sub$Q5[16], sub$Q95[16], sub$Q95[16]),y=(yyy2+14), col = 1, border = 1,lwd = 1)
polygon(x=c(sub$Q10[16], sub$Q10[16], sub$Q90[16], sub$Q90[16]),y=(yyy3+14), col = 1, border = 1,lwd = 1)
abline(h=4.5,lty=2)
abline(h=8.5,lty=2)
abline(h=10.5,lty=2)
abline(h=14.5,lty=2)

#### EPT_abund #####
sub <- subset(drivEst, Response == "EPT_abund")
est <- sub$Estimate[2:16]
plot(yy ~ est, ylab="",xlab="", yaxt="n", las=1, type="n",xlim=c(-0.0075,0.0115), cex=2)
title(xlab="Est. on EPT abund.", line=2.4,cex.lab=1.3)
polygon(x=c(-100,-100,0,0),
        y=c(-4,22,22,-4), col = "grey80", border = "grey80")
box(lwd=2)
points(yy ~ est, pch="l",cex=2)
polygon(x=c(sub$Q2.5[2], sub$Q2.5[2], sub$Q97.5[2], sub$Q97.5[2]),y=yyy1, col = 1, border = 1,lwd = 1)
polygon(x=c(sub$Q5[2], sub$Q5[2], sub$Q95[2], sub$Q95[2]),y=yyy2, col = 1, border = 1,lwd = 1)
polygon(x=c(sub$Q10[2], sub$Q10[2], sub$Q90[2], sub$Q90[2]),y=yyy3, col = 1, border = 1,lwd = 1)
polygon(x=c(sub$Q2.5[4], sub$Q2.5[4], sub$Q97.5[4], sub$Q97.5[4]),y=(yyy1+1), col = 1, border = 1,lwd = 1)
polygon(x=c(sub$Q5[4], sub$Q5[4], sub$Q95[4], sub$Q95[4]),y=(yyy2+1), col = 1, border = 1,lwd = 1)
polygon(x=c(sub$Q10[4], sub$Q10[4], sub$Q90[4], sub$Q90[4]),y=(yyy3+1), col = 1, border = 1,lwd = 1)
polygon(x=c(sub$Q2.5[3], sub$Q2.5[3], sub$Q97.5[3], sub$Q97.5[3]),y=(yyy1+2), col = 1, border = 1,lwd = 1)
polygon(x=c(sub$Q5[3], sub$Q5[3], sub$Q95[3], sub$Q95[3]),y=(yyy2+2), col = 1, border = 1,lwd = 1)
polygon(x=c(sub$Q10[3], sub$Q10[3], sub$Q90[3], sub$Q90[3]),y=(yyy3+2), col = 1, border = 1,lwd = 1)
polygon(x=c(sub$Q2.5[5], sub$Q2.5[5], sub$Q97.5[5], sub$Q97.5[5]),y=(yyy1+3), col = 1, border = 1,lwd = 1)
polygon(x=c(sub$Q5[5], sub$Q5[5], sub$Q95[5], sub$Q95[5]),y=(yyy2+3), col = 1, border = 1,lwd = 1)
polygon(x=c(sub$Q10[5], sub$Q10[5], sub$Q90[5], sub$Q90[5]),y=(yyy3+3), col = 1, border = 1,lwd = 1)
polygon(x=c(sub$Q2.5[6], sub$Q2.5[6], sub$Q97.5[6], sub$Q97.5[6]),y=(yyy1+4), col = 1, border = 1,lwd = 1)
polygon(x=c(sub$Q5[6], sub$Q5[6], sub$Q95[6], sub$Q95[6]),y=(yyy2+4), col = 1, border = 1,lwd = 1)
polygon(x=c(sub$Q10[6], sub$Q10[6], sub$Q90[6], sub$Q90[6]),y=(yyy3+4), col = 1, border = 1,lwd = 1)
polygon(x=c(sub$Q2.5[7], sub$Q2.5[7], sub$Q97.5[7], sub$Q97.5[7]),y=(yyy1+5), col = 1, border = 1,lwd = 1)
polygon(x=c(sub$Q5[7], sub$Q5[7], sub$Q95[7], sub$Q95[7]),y=(yyy2+5), col = 1, border = 1,lwd = 1)
polygon(x=c(sub$Q10[7], sub$Q10[7], sub$Q90[7], sub$Q90[7]),y=(yyy3+5), col = 1, border = 1,lwd = 1)
polygon(x=c(sub$Q2.5[8], sub$Q2.5[8], sub$Q97.5[8], sub$Q97.5[8]),y=(yyy1+6), col = 1, border = 1,lwd = 1)
polygon(x=c(sub$Q5[8], sub$Q5[8], sub$Q95[8], sub$Q95[8]),y=(yyy2+6), col = 1, border = 1,lwd = 1)
polygon(x=c(sub$Q10[8], sub$Q10[8], sub$Q90[8], sub$Q90[8]),y=(yyy3+6), col = 1, border = 1,lwd = 1)
polygon(x=c(sub$Q2.5[9], sub$Q2.5[9], sub$Q97.5[9], sub$Q97.5[9]),y=(yyy1+7), col = 1, border = 1,lwd = 1)
polygon(x=c(sub$Q5[9], sub$Q5[9], sub$Q95[9], sub$Q95[9]),y=(yyy2+7), col = 1, border = 1,lwd = 1)
polygon(x=c(sub$Q10[9], sub$Q10[9], sub$Q90[9], sub$Q90[9]),y=(yyy3+7), col = 1, border = 1,lwd = 1)
polygon(x=c(sub$Q2.5[10], sub$Q2.5[10], sub$Q97.5[10], sub$Q97.5[10]),y=(yyy1+8), col = 1, border = 1,lwd = 1)
polygon(x=c(sub$Q5[10], sub$Q5[10], sub$Q95[10], sub$Q95[10]),y=(yyy2+8), col = 1, border = 1,lwd = 1)
polygon(x=c(sub$Q10[10], sub$Q10[10], sub$Q90[10], sub$Q90[10]),y=(yyy3+8), col = 1, border = 1,lwd = 1)
polygon(x=c(sub$Q2.5[11], sub$Q2.5[11], sub$Q97.5[11], sub$Q97.5[11]),y=(yyy1+9), col = 1, border = 1,lwd = 1)
polygon(x=c(sub$Q5[11], sub$Q5[11], sub$Q95[11], sub$Q95[11]),y=(yyy2+9), col = 1, border = 1,lwd = 1)
polygon(x=c(sub$Q10[11], sub$Q10[11], sub$Q90[11], sub$Q90[11]),y=(yyy3+9), col = 1, border = 1,lwd = 1)
polygon(x=c(sub$Q2.5[14], sub$Q2.5[14], sub$Q97.5[14], sub$Q97.5[14]),y=(yyy1+10), col = 1, border = 1,lwd = 1)
polygon(x=c(sub$Q5[14], sub$Q5[14], sub$Q95[14], sub$Q95[14]),y=(yyy2+10), col = 1, border = 1,lwd = 1)
polygon(x=c(sub$Q10[14], sub$Q10[14], sub$Q90[14], sub$Q90[14]),y=(yyy3+10), col = 1, border = 1,lwd = 1)
polygon(x=c(sub$Q2.5[13], sub$Q2.5[13], sub$Q97.5[13], sub$Q97.5[13]),y=(yyy1+11), col = 1, border = 1,lwd = 1)
polygon(x=c(sub$Q5[13], sub$Q5[13], sub$Q95[13], sub$Q95[13]),y=(yyy2+11), col = 1, border = 1,lwd = 1)
polygon(x=c(sub$Q10[13], sub$Q10[13], sub$Q90[13], sub$Q90[13]),y=(yyy3+11), col = 1, border = 1,lwd = 1)
polygon(x=c(sub$Q2.5[15], sub$Q2.5[15], sub$Q97.5[15], sub$Q97.5[15]),y=(yyy1+12), col = 1, border = 1,lwd = 1)
polygon(x=c(sub$Q5[15], sub$Q5[15], sub$Q95[15], sub$Q95[15]),y=(yyy2+12), col = 1, border = 1,lwd = 1)
polygon(x=c(sub$Q10[15], sub$Q10[15], sub$Q90[15], sub$Q90[15]),y=(yyy3+12), col = 1, border = 1,lwd = 1)
polygon(x=c(sub$Q2.5[12], sub$Q2.5[12], sub$Q97.5[12], sub$Q97.5[12]),y=(yyy1+13), col = 1, border = 1,lwd = 1)
polygon(x=c(sub$Q5[12], sub$Q5[12], sub$Q95[12], sub$Q95[12]),y=(yyy2+13), col = 1, border = 1,lwd = 1)
polygon(x=c(sub$Q10[12], sub$Q10[12], sub$Q90[12], sub$Q90[12]),y=(yyy3+13), col = 1, border = 1,lwd = 1)
polygon(x=c(sub$Q2.5[16], sub$Q2.5[16], sub$Q97.5[16], sub$Q97.5[16]),y=(yyy1+14), col = 1, border = 1,lwd = 1)
polygon(x=c(sub$Q5[16], sub$Q5[16], sub$Q95[16], sub$Q95[16]),y=(yyy2+14), col = 1, border = 1,lwd = 1)
polygon(x=c(sub$Q10[16], sub$Q10[16], sub$Q90[16], sub$Q90[16]),y=(yyy3+14), col = 1, border = 1,lwd = 1)
abline(h=4.5,lty=2)
abline(h=8.5,lty=2)
abline(h=10.5,lty=2)
abline(h=14.5,lty=2)

#### insect_SppRich #####
sub <- subset(drivEst, Response == "insect_SppRich")
est <- sub$Estimate[2:16]
plot(yy ~ est, ylab="",xlab="", yaxt="n", las=1, type="n",xlim=c(-0.07,0.07), cex=2)
title(xlab="Est. on insect spp. richness", line=2.4,cex.lab=1.3)
polygon(x=c(-100,-100,0,0),
        y=c(-4,22,22,-4), col = "grey80", border = "grey80")
box(lwd=2)
points(yy ~ est, pch="l",cex=2)
polygon(x=c(sub$Q2.5[2], sub$Q2.5[2], sub$Q97.5[2], sub$Q97.5[2]),y=yyy1, col = 1, border = 1,lwd = 1)
polygon(x=c(sub$Q5[2], sub$Q5[2], sub$Q95[2], sub$Q95[2]),y=yyy2, col = 1, border = 1,lwd = 1)
polygon(x=c(sub$Q10[2], sub$Q10[2], sub$Q90[2], sub$Q90[2]),y=yyy3, col = 1, border = 1,lwd = 1)
polygon(x=c(sub$Q2.5[4], sub$Q2.5[4], sub$Q97.5[4], sub$Q97.5[4]),y=(yyy1+1), col = 1, border = 1,lwd = 1)
polygon(x=c(sub$Q5[4], sub$Q5[4], sub$Q95[4], sub$Q95[4]),y=(yyy2+1), col = 1, border = 1,lwd = 1)
polygon(x=c(sub$Q10[4], sub$Q10[4], sub$Q90[4], sub$Q90[4]),y=(yyy3+1), col = 1, border = 1,lwd = 1)
polygon(x=c(sub$Q2.5[3], sub$Q2.5[3], sub$Q97.5[3], sub$Q97.5[3]),y=(yyy1+2), col = 1, border = 1,lwd = 1)
polygon(x=c(sub$Q5[3], sub$Q5[3], sub$Q95[3], sub$Q95[3]),y=(yyy2+2), col = 1, border = 1,lwd = 1)
polygon(x=c(sub$Q10[3], sub$Q10[3], sub$Q90[3], sub$Q90[3]),y=(yyy3+2), col = 1, border = 1,lwd = 1)
polygon(x=c(sub$Q2.5[5], sub$Q2.5[5], sub$Q97.5[5], sub$Q97.5[5]),y=(yyy1+3), col = 1, border = 1,lwd = 1)
polygon(x=c(sub$Q5[5], sub$Q5[5], sub$Q95[5], sub$Q95[5]),y=(yyy2+3), col = 1, border = 1,lwd = 1)
polygon(x=c(sub$Q10[5], sub$Q10[5], sub$Q90[5], sub$Q90[5]),y=(yyy3+3), col = 1, border = 1,lwd = 1)
polygon(x=c(sub$Q2.5[6], sub$Q2.5[6], sub$Q97.5[6], sub$Q97.5[6]),y=(yyy1+4), col = 1, border = 1,lwd = 1)
polygon(x=c(sub$Q5[6], sub$Q5[6], sub$Q95[6], sub$Q95[6]),y=(yyy2+4), col = 1, border = 1,lwd = 1)
polygon(x=c(sub$Q10[6], sub$Q10[6], sub$Q90[6], sub$Q90[6]),y=(yyy3+4), col = 1, border = 1,lwd = 1)
polygon(x=c(sub$Q2.5[7], sub$Q2.5[7], sub$Q97.5[7], sub$Q97.5[7]),y=(yyy1+5), col = 1, border = 1,lwd = 1)
polygon(x=c(sub$Q5[7], sub$Q5[7], sub$Q95[7], sub$Q95[7]),y=(yyy2+5), col = 1, border = 1,lwd = 1)
polygon(x=c(sub$Q10[7], sub$Q10[7], sub$Q90[7], sub$Q90[7]),y=(yyy3+5), col = 1, border = 1,lwd = 1)
polygon(x=c(sub$Q2.5[8], sub$Q2.5[8], sub$Q97.5[8], sub$Q97.5[8]),y=(yyy1+6), col = 1, border = 1,lwd = 1)
polygon(x=c(sub$Q5[8], sub$Q5[8], sub$Q95[8], sub$Q95[8]),y=(yyy2+6), col = 1, border = 1,lwd = 1)
polygon(x=c(sub$Q10[8], sub$Q10[8], sub$Q90[8], sub$Q90[8]),y=(yyy3+6), col = 1, border = 1,lwd = 1)
polygon(x=c(sub$Q2.5[9], sub$Q2.5[9], sub$Q97.5[9], sub$Q97.5[9]),y=(yyy1+7), col = 1, border = 1,lwd = 1)
polygon(x=c(sub$Q5[9], sub$Q5[9], sub$Q95[9], sub$Q95[9]),y=(yyy2+7), col = 1, border = 1,lwd = 1)
polygon(x=c(sub$Q10[9], sub$Q10[9], sub$Q90[9], sub$Q90[9]),y=(yyy3+7), col = 1, border = 1,lwd = 1)
polygon(x=c(sub$Q2.5[10], sub$Q2.5[10], sub$Q97.5[10], sub$Q97.5[10]),y=(yyy1+8), col = 1, border = 1,lwd = 1)
polygon(x=c(sub$Q5[10], sub$Q5[10], sub$Q95[10], sub$Q95[10]),y=(yyy2+8), col = 1, border = 1,lwd = 1)
polygon(x=c(sub$Q10[10], sub$Q10[10], sub$Q90[10], sub$Q90[10]),y=(yyy3+8), col = 1, border = 1,lwd = 1)
polygon(x=c(sub$Q2.5[11], sub$Q2.5[11], sub$Q97.5[11], sub$Q97.5[11]),y=(yyy1+9), col = 1, border = 1,lwd = 1)
polygon(x=c(sub$Q5[11], sub$Q5[11], sub$Q95[11], sub$Q95[11]),y=(yyy2+9), col = 1, border = 1,lwd = 1)
polygon(x=c(sub$Q10[11], sub$Q10[11], sub$Q90[11], sub$Q90[11]),y=(yyy3+9), col = 1, border = 1,lwd = 1)
polygon(x=c(sub$Q2.5[14], sub$Q2.5[14], sub$Q97.5[14], sub$Q97.5[14]),y=(yyy1+10), col = 1, border = 1,lwd = 1)
polygon(x=c(sub$Q5[14], sub$Q5[14], sub$Q95[14], sub$Q95[14]),y=(yyy2+10), col = 1, border = 1,lwd = 1)
polygon(x=c(sub$Q10[14], sub$Q10[14], sub$Q90[14], sub$Q90[14]),y=(yyy3+10), col = 1, border = 1,lwd = 1)
polygon(x=c(sub$Q2.5[13], sub$Q2.5[13], sub$Q97.5[13], sub$Q97.5[13]),y=(yyy1+11), col = 1, border = 1,lwd = 1)
polygon(x=c(sub$Q5[13], sub$Q5[13], sub$Q95[13], sub$Q95[13]),y=(yyy2+11), col = 1, border = 1,lwd = 1)
polygon(x=c(sub$Q10[13], sub$Q10[13], sub$Q90[13], sub$Q90[13]),y=(yyy3+11), col = 1, border = 1,lwd = 1)
polygon(x=c(sub$Q2.5[15], sub$Q2.5[15], sub$Q97.5[15], sub$Q97.5[15]),y=(yyy1+12), col = 1, border = 1,lwd = 1)
polygon(x=c(sub$Q5[15], sub$Q5[15], sub$Q95[15], sub$Q95[15]),y=(yyy2+12), col = 1, border = 1,lwd = 1)
polygon(x=c(sub$Q10[15], sub$Q10[15], sub$Q90[15], sub$Q90[15]),y=(yyy3+12), col = 1, border = 1,lwd = 1)
polygon(x=c(sub$Q2.5[12], sub$Q2.5[12], sub$Q97.5[12], sub$Q97.5[12]),y=(yyy1+13), col = 1, border = 1,lwd = 1)
polygon(x=c(sub$Q5[12], sub$Q5[12], sub$Q95[12], sub$Q95[12]),y=(yyy2+13), col = 1, border = 1,lwd = 1)
polygon(x=c(sub$Q10[12], sub$Q10[12], sub$Q90[12], sub$Q90[12]),y=(yyy3+13), col = 1, border = 1,lwd = 1)
polygon(x=c(sub$Q2.5[16], sub$Q2.5[16], sub$Q97.5[16], sub$Q97.5[16]),y=(yyy1+14), col = 1, border = 1,lwd = 1)
polygon(x=c(sub$Q5[16], sub$Q5[16], sub$Q95[16], sub$Q95[16]),y=(yyy2+14), col = 1, border = 1,lwd = 1)
polygon(x=c(sub$Q10[16], sub$Q10[16], sub$Q90[16], sub$Q90[16]),y=(yyy3+14), col = 1, border = 1,lwd = 1)
abline(h=4.5,lty=2)
abline(h=8.5,lty=2)
abline(h=10.5,lty=2)
abline(h=14.5,lty=2)

#### insect_abund #####
sub <- subset(drivEst, Response == "insect_abund")
est <- sub$Estimate[2:16]
plot(yy ~ est, ylab="",xlab="", yaxt="n", las=1, type="n",xlim=c(-0.004,0.004), cex=2)
title(xlab="Est. on insect abund.", line=2.4,cex.lab=1.3)
polygon(x=c(-100,-100,0,0),
        y=c(-4,22,22,-4), col = "grey80", border = "grey80")
box(lwd=2)
points(yy ~ est, pch="l",cex=2)
polygon(x=c(sub$Q2.5[2], sub$Q2.5[2], sub$Q97.5[2], sub$Q97.5[2]),y=yyy1, col = 1, border = 1,lwd = 1)
polygon(x=c(sub$Q5[2], sub$Q5[2], sub$Q95[2], sub$Q95[2]),y=yyy2, col = 1, border = 1,lwd = 1)
polygon(x=c(sub$Q10[2], sub$Q10[2], sub$Q90[2], sub$Q90[2]),y=yyy3, col = 1, border = 1,lwd = 1)
polygon(x=c(sub$Q2.5[4], sub$Q2.5[4], sub$Q97.5[4], sub$Q97.5[4]),y=(yyy1+1), col = 1, border = 1,lwd = 1)
polygon(x=c(sub$Q5[4], sub$Q5[4], sub$Q95[4], sub$Q95[4]),y=(yyy2+1), col = 1, border = 1,lwd = 1)
polygon(x=c(sub$Q10[4], sub$Q10[4], sub$Q90[4], sub$Q90[4]),y=(yyy3+1), col = 1, border = 1,lwd = 1)
polygon(x=c(sub$Q2.5[3], sub$Q2.5[3], sub$Q97.5[3], sub$Q97.5[3]),y=(yyy1+2), col = 1, border = 1,lwd = 1)
polygon(x=c(sub$Q5[3], sub$Q5[3], sub$Q95[3], sub$Q95[3]),y=(yyy2+2), col = 1, border = 1,lwd = 1)
polygon(x=c(sub$Q10[3], sub$Q10[3], sub$Q90[3], sub$Q90[3]),y=(yyy3+2), col = 1, border = 1,lwd = 1)
polygon(x=c(sub$Q2.5[5], sub$Q2.5[5], sub$Q97.5[5], sub$Q97.5[5]),y=(yyy1+3), col = 1, border = 1,lwd = 1)
polygon(x=c(sub$Q5[5], sub$Q5[5], sub$Q95[5], sub$Q95[5]),y=(yyy2+3), col = 1, border = 1,lwd = 1)
polygon(x=c(sub$Q10[5], sub$Q10[5], sub$Q90[5], sub$Q90[5]),y=(yyy3+3), col = 1, border = 1,lwd = 1)
polygon(x=c(sub$Q2.5[6], sub$Q2.5[6], sub$Q97.5[6], sub$Q97.5[6]),y=(yyy1+4), col = 1, border = 1,lwd = 1)
polygon(x=c(sub$Q5[6], sub$Q5[6], sub$Q95[6], sub$Q95[6]),y=(yyy2+4), col = 1, border = 1,lwd = 1)
polygon(x=c(sub$Q10[6], sub$Q10[6], sub$Q90[6], sub$Q90[6]),y=(yyy3+4), col = 1, border = 1,lwd = 1)
polygon(x=c(sub$Q2.5[7], sub$Q2.5[7], sub$Q97.5[7], sub$Q97.5[7]),y=(yyy1+5), col = 1, border = 1,lwd = 1)
polygon(x=c(sub$Q5[7], sub$Q5[7], sub$Q95[7], sub$Q95[7]),y=(yyy2+5), col = 1, border = 1,lwd = 1)
polygon(x=c(sub$Q10[7], sub$Q10[7], sub$Q90[7], sub$Q90[7]),y=(yyy3+5), col = 1, border = 1,lwd = 1)
polygon(x=c(sub$Q2.5[8], sub$Q2.5[8], sub$Q97.5[8], sub$Q97.5[8]),y=(yyy1+6), col = 1, border = 1,lwd = 1)
polygon(x=c(sub$Q5[8], sub$Q5[8], sub$Q95[8], sub$Q95[8]),y=(yyy2+6), col = 1, border = 1,lwd = 1)
polygon(x=c(sub$Q10[8], sub$Q10[8], sub$Q90[8], sub$Q90[8]),y=(yyy3+6), col = 1, border = 1,lwd = 1)
polygon(x=c(sub$Q2.5[9], sub$Q2.5[9], sub$Q97.5[9], sub$Q97.5[9]),y=(yyy1+7), col = 1, border = 1,lwd = 1)
polygon(x=c(sub$Q5[9], sub$Q5[9], sub$Q95[9], sub$Q95[9]),y=(yyy2+7), col = 1, border = 1,lwd = 1)
polygon(x=c(sub$Q10[9], sub$Q10[9], sub$Q90[9], sub$Q90[9]),y=(yyy3+7), col = 1, border = 1,lwd = 1)
polygon(x=c(sub$Q2.5[10], sub$Q2.5[10], sub$Q97.5[10], sub$Q97.5[10]),y=(yyy1+8), col = 1, border = 1,lwd = 1)
polygon(x=c(sub$Q5[10], sub$Q5[10], sub$Q95[10], sub$Q95[10]),y=(yyy2+8), col = 1, border = 1,lwd = 1)
polygon(x=c(sub$Q10[10], sub$Q10[10], sub$Q90[10], sub$Q90[10]),y=(yyy3+8), col = 1, border = 1,lwd = 1)
polygon(x=c(sub$Q2.5[11], sub$Q2.5[11], sub$Q97.5[11], sub$Q97.5[11]),y=(yyy1+9), col = 1, border = 1,lwd = 1)
polygon(x=c(sub$Q5[11], sub$Q5[11], sub$Q95[11], sub$Q95[11]),y=(yyy2+9), col = 1, border = 1,lwd = 1)
polygon(x=c(sub$Q10[11], sub$Q10[11], sub$Q90[11], sub$Q90[11]),y=(yyy3+9), col = 1, border = 1,lwd = 1)
polygon(x=c(sub$Q2.5[14], sub$Q2.5[14], sub$Q97.5[14], sub$Q97.5[14]),y=(yyy1+10), col = 1, border = 1,lwd = 1)
polygon(x=c(sub$Q5[14], sub$Q5[14], sub$Q95[14], sub$Q95[14]),y=(yyy2+10), col = 1, border = 1,lwd = 1)
polygon(x=c(sub$Q10[14], sub$Q10[14], sub$Q90[14], sub$Q90[14]),y=(yyy3+10), col = 1, border = 1,lwd = 1)
polygon(x=c(sub$Q2.5[13], sub$Q2.5[13], sub$Q97.5[13], sub$Q97.5[13]),y=(yyy1+11), col = 1, border = 1,lwd = 1)
polygon(x=c(sub$Q5[13], sub$Q5[13], sub$Q95[13], sub$Q95[13]),y=(yyy2+11), col = 1, border = 1,lwd = 1)
polygon(x=c(sub$Q10[13], sub$Q10[13], sub$Q90[13], sub$Q90[13]),y=(yyy3+11), col = 1, border = 1,lwd = 1)
polygon(x=c(sub$Q2.5[15], sub$Q2.5[15], sub$Q97.5[15], sub$Q97.5[15]),y=(yyy1+12), col = 1, border = 1,lwd = 1)
polygon(x=c(sub$Q5[15], sub$Q5[15], sub$Q95[15], sub$Q95[15]),y=(yyy2+12), col = 1, border = 1,lwd = 1)
polygon(x=c(sub$Q10[15], sub$Q10[15], sub$Q90[15], sub$Q90[15]),y=(yyy3+12), col = 1, border = 1,lwd = 1)
polygon(x=c(sub$Q2.5[12], sub$Q2.5[12], sub$Q97.5[12], sub$Q97.5[12]),y=(yyy1+13), col = 1, border = 1,lwd = 1)
polygon(x=c(sub$Q5[12], sub$Q5[12], sub$Q95[12], sub$Q95[12]),y=(yyy2+13), col = 1, border = 1,lwd = 1)
polygon(x=c(sub$Q10[12], sub$Q10[12], sub$Q90[12], sub$Q90[12]),y=(yyy3+13), col = 1, border = 1,lwd = 1)
polygon(x=c(sub$Q2.5[16], sub$Q2.5[16], sub$Q97.5[16], sub$Q97.5[16]),y=(yyy1+14), col = 1, border = 1,lwd = 1)
polygon(x=c(sub$Q5[16], sub$Q5[16], sub$Q95[16], sub$Q95[16]),y=(yyy2+14), col = 1, border = 1,lwd = 1)
polygon(x=c(sub$Q10[16], sub$Q10[16], sub$Q90[16], sub$Q90[16]),y=(yyy3+14), col = 1, border = 1,lwd = 1)
abline(h=4.5,lty=2)
abline(h=8.5,lty=2)
abline(h=10.5,lty=2)
abline(h=14.5,lty=2)

##
dev.off()
##

